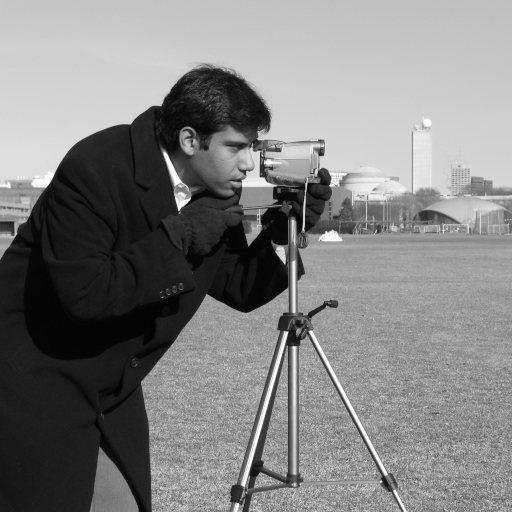
#> input picture skimage.data.camera(), 512 x 512 px
$ python 'Atividade_4_Algoritmos de melhoramento.py'
#> lines starting #> are read from the running program, lines starting #| are printed output that depends on the picture
"""
UNIVERSIDADE FEDERAL DO MARANHÃO (UFMA)
Processamento Digital de Imagens (PDI)
Trabalho: Algoritmos de Melhoramento
Aluno : Lucas Araújo Dominici
- 1. Algoritmo de Stretching
- 2. Linear Mapping
- 3. Transformação Logarítmica
- 4. Ajuste de Contraste e Brilho
"""

import os
import matplotlib.pyplot as plt
import numpy as np
from PIL import Image
from skimage import color, data

# --- Carregamento das Imagens do skimage.data ---
img1 = data.camera()
#> img1 is the input picture: shape (512, 512); min 0, max 255, mean 129.1
img2 = data.moon()
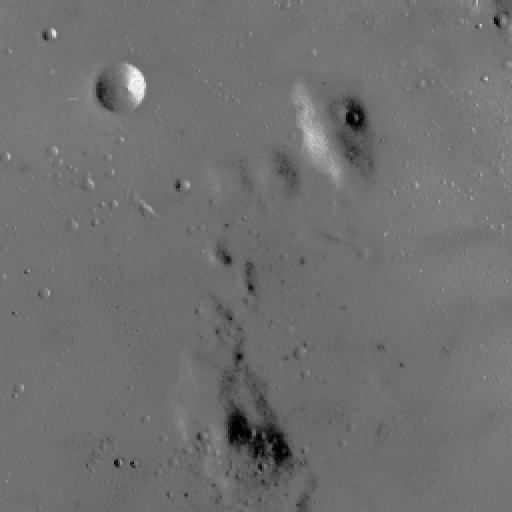
#> input picture skimage.data.moon(), 512 x 512 px
#> img2 is the input picture: shape (512, 512); min 0, max 255, mean 112.2
img3 = color.rgb2gray(data.cat()) * 255
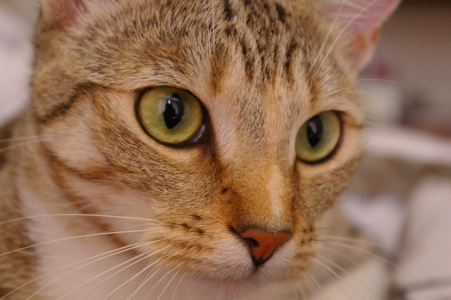
#> input picture skimage.data.cat(), 451 x 300 px
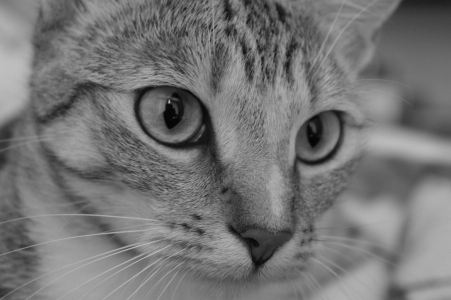
#> img3: shape (300, 451) float64; min 3.86, max 192.7, mean 117.4
img4 = color.rgb2gray(data.astronaut()) * 255
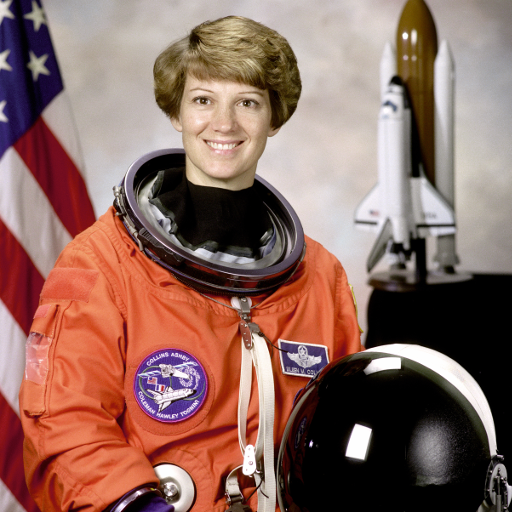
#> input picture skimage.data.astronaut(), 512 x 512 px
img5 = data.cell()
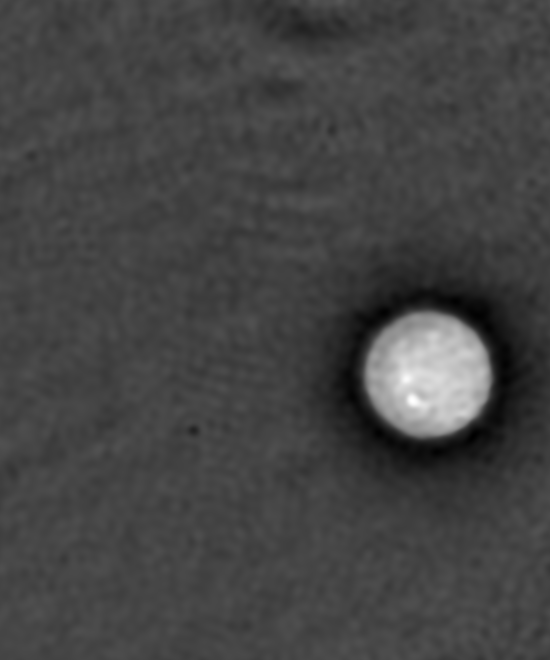
#> input picture skimage.data.cell(), 550 x 660 px
#> img5 is the input picture: shape (660, 550); min 0, max 255, mean 68
img6 = data.coins()
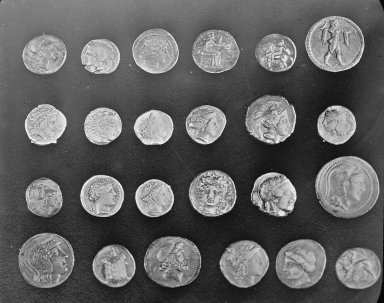
#> input picture skimage.data.coins(), 384 x 303 px
#> img6 is the input picture: shape (303, 384); min 1, max 252, mean 96.9
img7 = data.page()
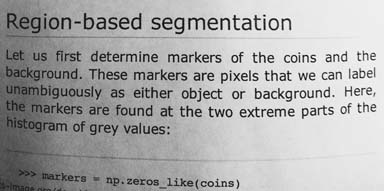
#> input picture skimage.data.page(), 384 x 191 px
#> img7 is the input picture: shape (191, 384); min 0, max 255, mean 171.5


# [118 lines left out: functions carregar_imagens, stretching, linear_mapping, transformacao_logaritmica, ajustar_contraste, ajustar_brilho and 1 more, not called in this run]


def selecionar_imagem():
    """Exibe o menu de imagens e permite escolher do scikit-image ou 'teste.png'."""
    imagens_disponiveis = {
        "1": ("camera", "data.camera() (Padrão)"),
        "2": ("moon", "data.moon() (Baixo contraste / Sombras)"),
        "3": ("page", "data.page() (Iluminação não uniforme)"),
        "4": ("coins", "data.coins() (Bordas e moedas)"),
        "5": ("cat", "data.cat() (Escala de cinza)"),
        "6": ("astronaut", "data.astronaut() (Escala de cinza)"),
        "7": ("cell", "data.cell() (Imagem biológica)"),
        "8": ("teste", "Carregar 'teste.png' do diretório atual"),
    }

    print("\n" + "-" * 60)
    print("              SELEÇÃO DA IMAGEM DE TESTE              ")
    print("-" * 60)
    for k, v in imagens_disponiveis.items():
        print(f"{k} - {v[0]} ({v[1]})")

    while True:
        op_img = input("\nEscolha a imagem (1 a 8) [Padrão: 1]: ").strip() or "1"
#> the answer given: ../teste.png
        if op_img in imagens_disponiveis:
            nome_chave = imagens_disponiveis[op_img][0]
            img = carregar_imagens(nome_chave)
            print(f"[+] Imagem '{nome_chave}' carregada com formato {img.shape}.")
            return nome_chave, img
        print("[!] Opção inválida. Digite um número de 1 a 8.")


# [111 lines left out: functions menu_pre_processamento, selecionar_operacao, obter_parametros_linear_mapping, executar_operacao, not called in this run]


def main():
    print("=" * 60)
    print("      ALGORITMOS DE MELHORAMENTO      ")
    print("=" * 60)

    # 1. Seleção da Imagem (scikit-image ou teste.png)
    nome_img_chave, img_original = selecionar_imagem()

    # 2. Etapa de Pré-processamento opcional (Compressão para Stretching ou Espectro FFT)
    img_trabalho = menu_pre_processamento(img_original)

    # 3. Conversão para Float e métricas globais da imagem que entrará no algoritmo
    img_float = img_trabalho.astype(float)
    r_min = np.min(img_float)
    r_max = np.max(img_float)
    print(f"\n[i] Informações de Entrada: r_min={r_min:.1f}, r_max={r_max:.1f}")

    # 4. Seleção e Execução do Algoritmo de Melhoramento
    opcao, nome_exibicao, nome_slug = selecionar_operacao()
    print(f"\nProcessando operação {nome_exibicao}...")
    res_img = executar_operacao(opcao, img_float, r_min, r_max)

    # 5. Salvamento e Exibição da Etapa Final (Imagem de entrada vs Imagem Melhorada)
    nome_saida = f"saida_{nome_slug}_{nome_img_chave}.png"
    Image.fromarray(res_img).save(nome_saida)
    print(f"\n[+] Imagem resultante salva como: '{nome_saida}'")

    print("[i] Exibindo comparação: Imagem de Entrada vs Imagem Processada (Etapa 2)...")
    plotar_comparacao_2x2(img_trabalho, res_img, "Entrada do Algoritmo", f"Resultado: {nome_exibicao}")


if __name__ == "__main__":
#> (the run stopped early here; a loop or call above may not have finished)
